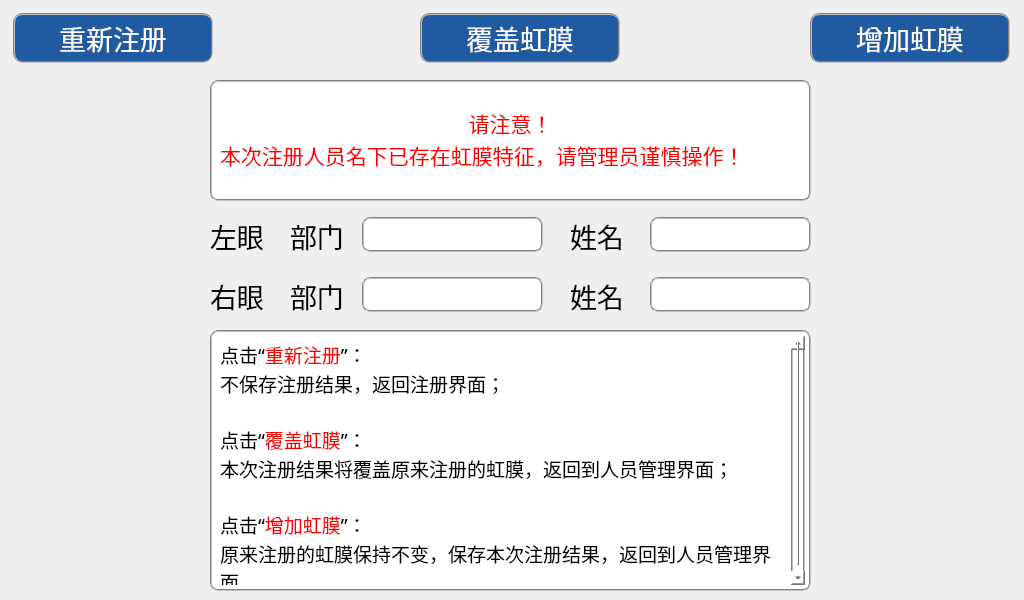
<?xml version="1.0" encoding="UTF-8"?>
<ui version="4.0">
 <class>DialogFeatureExist</class>
 <widget class="QDialog" name="DialogFeatureExist">
  <property name="geometry">
   <rect>
    <x>0</x>
    <y>0</y>
    <width>1024</width>
    <height>600</height>
   </rect>
  </property>
  <property name="font">
   <font>
    <family>Sans Serif</family>
   </font>
  </property>
  <property name="windowTitle">
   <string>Dialog</string>
  </property>
  <property name="autoFillBackground">
   <bool>false</bool>
  </property>
  <property name="styleSheet">
   <string notr="true">background-image: url(:/image/ui_background.png);</string>
  </property>
  <widget class="QTextBrowser" name="textBrowser">
   <property name="geometry">
    <rect>
     <x>210</x>
     <y>80</y>
     <width>601</width>
     <height>121</height>
    </rect>
   </property>
   <property name="autoFillBackground">
    <bool>false</bool>
   </property>
   <property name="styleSheet">
    <string notr="true">background-color: rgb(255, 255, 255);
border:2px groove gray;
padding: 4px 4px; 
border-radius: 8px; 
background-image: url();</string>
   </property>
   <property name="html">
    <string>&lt;!DOCTYPE HTML PUBLIC &quot;-//W3C//DTD HTML 4.0//EN&quot; &quot;http://www.w3.org/TR/REC-html40/strict.dtd&quot;&gt;
&lt;html&gt;&lt;head&gt;&lt;meta name=&quot;qrichtext&quot; content=&quot;1&quot; /&gt;&lt;style type=&quot;text/css&quot;&gt;
p, li { white-space: pre-wrap; }
&lt;/style&gt;&lt;/head&gt;&lt;body style=&quot; font-family:'Ubuntu'; font-size:11pt; font-weight:400; font-style:normal;&quot;&gt;
&lt;p align=&quot;center&quot; style=&quot;-qt-paragraph-type:empty; margin-top:0px; margin-bottom:0px; margin-left:0px; margin-right:0px; -qt-block-indent:0; text-indent:0px; font-family:'Sans Serif'; font-size:9pt;&quot;&gt;&lt;br /&gt;&lt;/p&gt;
&lt;p align=&quot;center&quot; style=&quot; margin-top:0px; margin-bottom:0px; margin-left:0px; margin-right:0px; -qt-block-indent:0; text-indent:0px;&quot;&gt;&lt;span style=&quot; font-family:'Sans Serif'; font-size:16pt; color:#ff0000;&quot;&gt;请注意！&lt;/span&gt;&lt;/p&gt;
&lt;p style=&quot; margin-top:0px; margin-bottom:0px; margin-left:0px; margin-right:0px; -qt-block-indent:0; text-indent:0px;&quot;&gt;&lt;span style=&quot; font-family:'Sans Serif'; font-size:16pt; color:#ff0000;&quot;&gt;本次注册人员名下已存在虹膜特征，请管理员谨慎操作！&lt;/span&gt;&lt;/p&gt;&lt;/body&gt;&lt;/html&gt;</string>
   </property>
  </widget>
  <widget class="QLabel" name="label">
   <property name="geometry">
    <rect>
     <x>210</x>
     <y>220</y>
     <width>61</width>
     <height>31</height>
    </rect>
   </property>
   <property name="font">
    <font>
     <pointsize>20</pointsize>
    </font>
   </property>
   <property name="autoFillBackground">
    <bool>false</bool>
   </property>
   <property name="styleSheet">
    <string notr="true">background-image: url();</string>
   </property>
   <property name="text">
    <string>左眼：</string>
   </property>
  </widget>
  <widget class="QLabel" name="label_2">
   <property name="geometry">
    <rect>
     <x>290</x>
     <y>220</y>
     <width>61</width>
     <height>31</height>
    </rect>
   </property>
   <property name="font">
    <font>
     <pointsize>20</pointsize>
    </font>
   </property>
   <property name="autoFillBackground">
    <bool>false</bool>
   </property>
   <property name="styleSheet">
    <string notr="true">background-image: url();</string>
   </property>
   <property name="text">
    <string>部门：</string>
   </property>
  </widget>
  <widget class="QLabel" name="label_4">
   <property name="geometry">
    <rect>
     <x>570</x>
     <y>220</y>
     <width>61</width>
     <height>31</height>
    </rect>
   </property>
   <property name="font">
    <font>
     <pointsize>20</pointsize>
    </font>
   </property>
   <property name="autoFillBackground">
    <bool>false</bool>
   </property>
   <property name="styleSheet">
    <string notr="true">background-image: url();</string>
   </property>
   <property name="text">
    <string>姓名：</string>
   </property>
  </widget>
  <widget class="QLineEdit" name="lineEditLeftDepart">
   <property name="geometry">
    <rect>
     <x>362</x>
     <y>217</y>
     <width>181</width>
     <height>35</height>
    </rect>
   </property>
   <property name="font">
    <font>
     <pointsize>16</pointsize>
    </font>
   </property>
   <property name="autoFillBackground">
    <bool>false</bool>
   </property>
   <property name="styleSheet">
    <string notr="true">background-color: rgb(255, 255, 255);
border:2px groove gray;
padding: 4px 4px; 
border-radius: 8px; 
background-image: url();</string>
   </property>
   <property name="alignment">
    <set>Qt::AlignLeading|Qt::AlignLeft|Qt::AlignVCenter</set>
   </property>
   <property name="readOnly">
    <bool>true</bool>
   </property>
  </widget>
  <widget class="QLineEdit" name="lineEditLeftName">
   <property name="geometry">
    <rect>
     <x>650</x>
     <y>217</y>
     <width>161</width>
     <height>35</height>
    </rect>
   </property>
   <property name="font">
    <font>
     <pointsize>16</pointsize>
    </font>
   </property>
   <property name="autoFillBackground">
    <bool>false</bool>
   </property>
   <property name="styleSheet">
    <string notr="true">background-color: rgb(255, 255, 255);
border:2px groove gray;
padding: 4px 4px; 
border-radius: 8px; 
background-image: url();</string>
   </property>
   <property name="alignment">
    <set>Qt::AlignLeading|Qt::AlignLeft|Qt::AlignVCenter</set>
   </property>
   <property name="readOnly">
    <bool>true</bool>
   </property>
  </widget>
  <widget class="QLineEdit" name="lineEditRightName">
   <property name="geometry">
    <rect>
     <x>650</x>
     <y>277</y>
     <width>161</width>
     <height>35</height>
    </rect>
   </property>
   <property name="font">
    <font>
     <pointsize>16</pointsize>
    </font>
   </property>
   <property name="autoFillBackground">
    <bool>false</bool>
   </property>
   <property name="styleSheet">
    <string notr="true">background-color: rgb(255, 255, 255);
border:2px groove gray;
padding: 4px 4px; 
border-radius: 8px; 
background-image: url();</string>
   </property>
   <property name="alignment">
    <set>Qt::AlignLeading|Qt::AlignLeft|Qt::AlignVCenter</set>
   </property>
   <property name="readOnly">
    <bool>true</bool>
   </property>
  </widget>
  <widget class="QLabel" name="label_5">
   <property name="geometry">
    <rect>
     <x>570</x>
     <y>280</y>
     <width>61</width>
     <height>31</height>
    </rect>
   </property>
   <property name="font">
    <font>
     <pointsize>20</pointsize>
    </font>
   </property>
   <property name="autoFillBackground">
    <bool>false</bool>
   </property>
   <property name="styleSheet">
    <string notr="true">background-image: url();</string>
   </property>
   <property name="text">
    <string>姓名：</string>
   </property>
  </widget>
  <widget class="QLineEdit" name="lineEditRightDepart">
   <property name="geometry">
    <rect>
     <x>362</x>
     <y>277</y>
     <width>181</width>
     <height>35</height>
    </rect>
   </property>
   <property name="font">
    <font>
     <pointsize>16</pointsize>
    </font>
   </property>
   <property name="autoFillBackground">
    <bool>false</bool>
   </property>
   <property name="styleSheet">
    <string notr="true">background-color: rgb(255, 255, 255);
border:2px groove gray;
padding: 4px 4px; 
border-radius: 8px; 
background-image: url();</string>
   </property>
   <property name="alignment">
    <set>Qt::AlignLeading|Qt::AlignLeft|Qt::AlignVCenter</set>
   </property>
   <property name="readOnly">
    <bool>true</bool>
   </property>
  </widget>
  <widget class="QLabel" name="label_3">
   <property name="geometry">
    <rect>
     <x>290</x>
     <y>280</y>
     <width>61</width>
     <height>31</height>
    </rect>
   </property>
   <property name="font">
    <font>
     <pointsize>20</pointsize>
    </font>
   </property>
   <property name="autoFillBackground">
    <bool>false</bool>
   </property>
   <property name="styleSheet">
    <string notr="true">background-image: url();</string>
   </property>
   <property name="text">
    <string>部门：</string>
   </property>
  </widget>
  <widget class="QLabel" name="label_6">
   <property name="geometry">
    <rect>
     <x>210</x>
     <y>280</y>
     <width>61</width>
     <height>31</height>
    </rect>
   </property>
   <property name="font">
    <font>
     <pointsize>20</pointsize>
    </font>
   </property>
   <property name="autoFillBackground">
    <bool>false</bool>
   </property>
   <property name="styleSheet">
    <string notr="true">background-image: url();</string>
   </property>
   <property name="text">
    <string>右眼：</string>
   </property>
  </widget>
  <widget class="QTextBrowser" name="textBrowser_2">
   <property name="geometry">
    <rect>
     <x>210</x>
     <y>330</y>
     <width>601</width>
     <height>261</height>
    </rect>
   </property>
   <property name="autoFillBackground">
    <bool>false</bool>
   </property>
   <property name="styleSheet">
    <string notr="true">background-color: rgb(255, 255, 255);
border:2px groove gray;
padding: 4px 4px; 
border-radius: 8px; 
background-image: url();</string>
   </property>
   <property name="html">
    <string>&lt;!DOCTYPE HTML PUBLIC &quot;-//W3C//DTD HTML 4.0//EN&quot; &quot;http://www.w3.org/TR/REC-html40/strict.dtd&quot;&gt;
&lt;html&gt;&lt;head&gt;&lt;meta name=&quot;qrichtext&quot; content=&quot;1&quot; /&gt;&lt;style type=&quot;text/css&quot;&gt;
p, li { white-space: pre-wrap; }
&lt;/style&gt;&lt;/head&gt;&lt;body style=&quot; font-family:'Ubuntu'; font-size:11pt; font-weight:400; font-style:normal;&quot;&gt;
&lt;p style=&quot; margin-top:0px; margin-bottom:0px; margin-left:0px; margin-right:0px; -qt-block-indent:0; text-indent:0px;&quot;&gt;&lt;span style=&quot; font-family:'Sans Serif'; font-size:14pt; color:#000000;&quot;&gt;点击“&lt;/span&gt;&lt;span style=&quot; font-family:'Sans Serif'; font-size:14pt; color:#ff0000;&quot;&gt;重新注册&lt;/span&gt;&lt;span style=&quot; font-family:'Sans Serif'; font-size:14pt; color:#000000;&quot;&gt;”：&lt;/span&gt;&lt;/p&gt;
&lt;p style=&quot; margin-top:0px; margin-bottom:0px; margin-left:0px; margin-right:0px; -qt-block-indent:0; text-indent:0px;&quot;&gt;&lt;span style=&quot; font-family:'Sans Serif'; font-size:14pt; color:#000000;&quot;&gt;不保存注册结果，返回注册界面；&lt;/span&gt;&lt;/p&gt;
&lt;p style=&quot;-qt-paragraph-type:empty; margin-top:0px; margin-bottom:0px; margin-left:0px; margin-right:0px; -qt-block-indent:0; text-indent:0px; font-family:'Sans Serif'; font-size:14pt; color:#000000;&quot;&gt;&lt;br /&gt;&lt;/p&gt;
&lt;p style=&quot; margin-top:0px; margin-bottom:0px; margin-left:0px; margin-right:0px; -qt-block-indent:0; text-indent:0px;&quot;&gt;&lt;span style=&quot; font-family:'Sans Serif'; font-size:14pt; color:#000000;&quot;&gt;点击“&lt;/span&gt;&lt;span style=&quot; font-family:'Sans Serif'; font-size:14pt; color:#ff0000;&quot;&gt;覆盖虹膜&lt;/span&gt;&lt;span style=&quot; font-family:'Sans Serif'; font-size:14pt; color:#000000;&quot;&gt;”：&lt;/span&gt;&lt;/p&gt;
&lt;p style=&quot; margin-top:0px; margin-bottom:0px; margin-left:0px; margin-right:0px; -qt-block-indent:0; text-indent:0px;&quot;&gt;&lt;span style=&quot; font-family:'Sans Serif'; font-size:14pt; color:#000000;&quot;&gt;本次注册结果将覆盖原来注册的虹膜，返回到人员管理界面；&lt;/span&gt;&lt;/p&gt;
&lt;p style=&quot;-qt-paragraph-type:empty; margin-top:0px; margin-bottom:0px; margin-left:0px; margin-right:0px; -qt-block-indent:0; text-indent:0px; font-family:'Sans Serif'; font-size:14pt; color:#000000;&quot;&gt;&lt;br /&gt;&lt;/p&gt;
&lt;p style=&quot; margin-top:0px; margin-bottom:0px; margin-left:0px; margin-right:0px; -qt-block-indent:0; text-indent:0px;&quot;&gt;&lt;span style=&quot; font-family:'Sans Serif'; font-size:14pt; color:#000000;&quot;&gt;点击“&lt;/span&gt;&lt;span style=&quot; font-family:'Sans Serif'; font-size:14pt; color:#ff0000;&quot;&gt;增加虹膜&lt;/span&gt;&lt;span style=&quot; font-family:'Sans Serif'; font-size:14pt; color:#000000;&quot;&gt;”：&lt;/span&gt;&lt;/p&gt;
&lt;p style=&quot; margin-top:0px; margin-bottom:0px; margin-left:0px; margin-right:0px; -qt-block-indent:0; text-indent:0px;&quot;&gt;&lt;span style=&quot; font-family:'Sans Serif'; font-size:14pt; color:#000000;&quot;&gt;原来注册的虹膜保持不变，保存本次注册结果，返回到人员管理界面。&lt;/span&gt;&lt;/p&gt;&lt;/body&gt;&lt;/html&gt;</string>
   </property>
  </widget>
  <widget class="QPushButton" name="btnCoverFeature">
   <property name="geometry">
    <rect>
     <x>420</x>
     <y>13</y>
     <width>200</width>
     <height>50</height>
    </rect>
   </property>
   <property name="sizePolicy">
    <sizepolicy hsizetype="Expanding" vsizetype="Fixed">
     <horstretch>0</horstretch>
     <verstretch>0</verstretch>
    </sizepolicy>
   </property>
   <property name="minimumSize">
    <size>
     <width>200</width>
     <height>50</height>
    </size>
   </property>
   <property name="maximumSize">
    <size>
     <width>200</width>
     <height>50</height>
    </size>
   </property>
   <property name="font">
    <font>
     <pointsize>20</pointsize>
    </font>
   </property>
   <property name="autoFillBackground">
    <bool>false</bool>
   </property>
   <property name="styleSheet">
    <string notr="true">color: white;
background-color: rgb(32, 90, 160);
border: 2px groove gray;
border-radius: 10px;
padding: 2px 4px;
background-image: url();</string>
   </property>
   <property name="text">
    <string>覆盖虹膜</string>
   </property>
   <property name="icon">
    <iconset resource="../ikembx00.qrc">
     <normaloff>:/image/ok.ico</normaloff>:/image/ok.ico</iconset>
   </property>
   <property name="iconSize">
    <size>
     <width>40</width>
     <height>40</height>
    </size>
   </property>
  </widget>
  <widget class="QPushButton" name="btnReturn">
   <property name="geometry">
    <rect>
     <x>13</x>
     <y>13</y>
     <width>200</width>
     <height>50</height>
    </rect>
   </property>
   <property name="sizePolicy">
    <sizepolicy hsizetype="Expanding" vsizetype="Fixed">
     <horstretch>0</horstretch>
     <verstretch>0</verstretch>
    </sizepolicy>
   </property>
   <property name="minimumSize">
    <size>
     <width>200</width>
     <height>50</height>
    </size>
   </property>
   <property name="maximumSize">
    <size>
     <width>200</width>
     <height>50</height>
    </size>
   </property>
   <property name="font">
    <font>
     <family>Ubuntu</family>
     <pointsize>20</pointsize>
    </font>
   </property>
   <property name="autoFillBackground">
    <bool>false</bool>
   </property>
   <property name="styleSheet">
    <string notr="true">color: white;
background-color: rgb(32, 90, 160);
border: 2px groove gray;
border-radius: 10px;
padding: 2px 4px;
background-image: url();</string>
   </property>
   <property name="text">
    <string>重新注册</string>
   </property>
   <property name="icon">
    <iconset resource="../ikembx00.qrc">
     <normaloff>:/image/jtbq_022.ico</normaloff>:/image/jtbq_022.ico</iconset>
   </property>
   <property name="iconSize">
    <size>
     <width>40</width>
     <height>40</height>
    </size>
   </property>
  </widget>
  <widget class="QPushButton" name="btnAddFeature">
   <property name="geometry">
    <rect>
     <x>810</x>
     <y>13</y>
     <width>200</width>
     <height>50</height>
    </rect>
   </property>
   <property name="sizePolicy">
    <sizepolicy hsizetype="Expanding" vsizetype="Fixed">
     <horstretch>0</horstretch>
     <verstretch>0</verstretch>
    </sizepolicy>
   </property>
   <property name="minimumSize">
    <size>
     <width>200</width>
     <height>50</height>
    </size>
   </property>
   <property name="maximumSize">
    <size>
     <width>200</width>
     <height>50</height>
    </size>
   </property>
   <property name="font">
    <font>
     <pointsize>20</pointsize>
    </font>
   </property>
   <property name="autoFillBackground">
    <bool>false</bool>
   </property>
   <property name="styleSheet">
    <string notr="true">color: white;
background-color: rgb(32, 90, 160);
border: 2px groove gray;
border-radius: 10px;
padding: 2px 4px;
background-image: url();</string>
   </property>
   <property name="text">
    <string>增加虹膜</string>
   </property>
   <property name="icon">
    <iconset resource="../ikembx00.qrc">
     <normaloff>:/image/ok.ico</normaloff>:/image/ok.ico</iconset>
   </property>
   <property name="iconSize">
    <size>
     <width>40</width>
     <height>40</height>
    </size>
   </property>
  </widget>
 </widget>
 <resources>
  <include location="../ikembx00.qrc"/>
 </resources>
 <connections/>
</ui>
